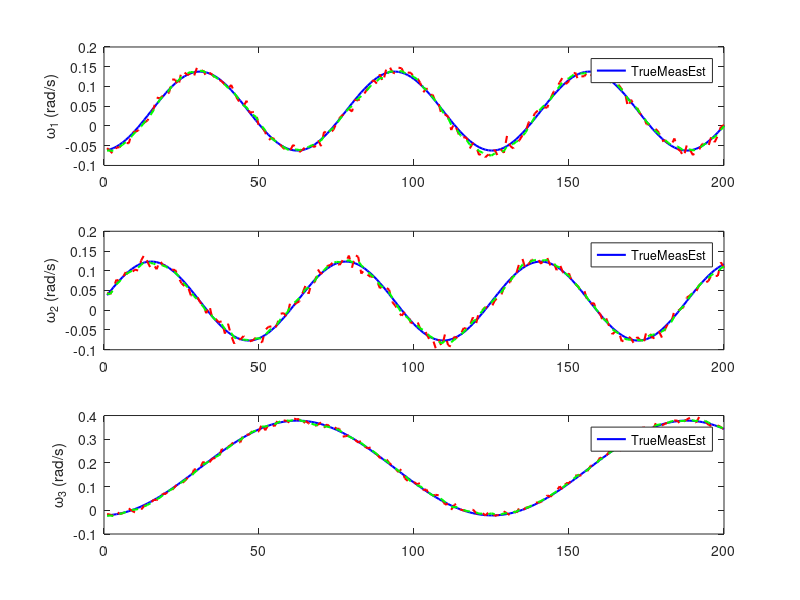

Recreate this plot in MATLAB. (Note: this script raises an error after producing the figure.)
clc; clear; close all;
rng("default")

%% System parameters
N = 500;  % Number of particles
T = 200;    % Number of time steps
Q = 0.00001*diag([1 1 1]); % Process noise covariance
R = diag([0.0001, 0.0001, 0.0001]); % Measurement noise covariance
I = diag([1, 1, 1]); % Moment of inertia matrix (assuming a diagonal form for simplicity)

%% Initialize state and particles
omega_true = zeros(3, T);  % True angular velocities
y_meas = zeros(3, T);  % Measurements
% particles = randn(3, N);  % Initial particles
weights = ones(N, 1) / N; % Initial weights
omega_est = zeros(3, T);  % Estimated angular velocities
ESS = zeros(1, T);
% 
%% Initial state and measurement
omega_true(:,1) = 0.05*randn(3,1);  % Initial angular velocity
y_meas(:,1) = omega_true(:,1) + sqrtm(R) * randn(3,1);

particles = omega_true(:,1) + 0.05* randn(3, N); % Small spread around the true state
omega_est(:,1) = mean(particles, 2);


%% Particle filter loop
invI = inv(I);
for k = 2:T
    % Simulate spacecraft dynamics (Euler's equation of motion)
    tau_k = [0.01 * sin(0.1 * k); 0.01 * cos(0.1 * k); 0.01 * sin(0.05 * k)]; % Example external torque
    omega_dot = invI * (-cross(omega_true(:,k-1), I * omega_true(:,k-1)) + tau_k);
    omega_true(:,k) = omega_true(:,k-1) + omega_dot + 0.0001*sqrtm(Q) * randn(3,1);
    
    % Measurement model (gyro readings)
    y_meas(:,k) = omega_true(:,k) + sqrtm(R) * randn(3,1);
    
    % Predict step: Propagate particles using nonlinear dynamics
    for i = 1:N
        omega_dot_p = invI *(-cross(particles(:,i), I * particles(:,i)) +  tau_k);
        particles(:,i) = particles(:,i) + omega_dot_p + sqrtm(Q) * randn(3,1);
    end
    
    % Compute weights based on measurement likelihood
    weights = exp(-0.5 * sum(( (y_meas(:,k) - particles).^2) ./ diag(R)));
    weights = weights / sum(weights);  % Normalize
    
    % Resample using systematic resampling
    indices = randsample(1:N, N, true, weights);
    particles = particles(:, indices);
    weights = ones(N, 1) / N;  % Reset weights after resampling

    ess = 1 / sum(weights.^2);
    ESS(k) = ess;


    % if ess < N / 2
    %     indices = randsample(1:N, N, true, weights);
    %     particles = particles(:, indices);
    % end

    % Estimate state as mean of particles
    omega_est(:,k) = mean(particles, 2);
end

%% Plot results
figure;
for i = 1:3
    subplot(3,1,i);
    plot(1:T, omega_true(i,:), '-b', 'LineWidth', 1.5); hold on;
    plot(1:T, y_meas(i,:), '--r', 'LineWidth', 1.5);
    plot(1:T, omega_est(i,:), '--g', 'LineWidth', 1.5);
    legend(["True" "Meas" "Est"])
    % legend('True Angular Velocity', 'Estimated Angular Velocity');
   ylabel(['ω_' num2str(i) ' (rad/s)']);
end
sgtitle('Particle Filter Estimation of Spacecraft Angular Velocity');
xlabel('Time'); 
% 
% figure;
% plot(1:T, ESS);